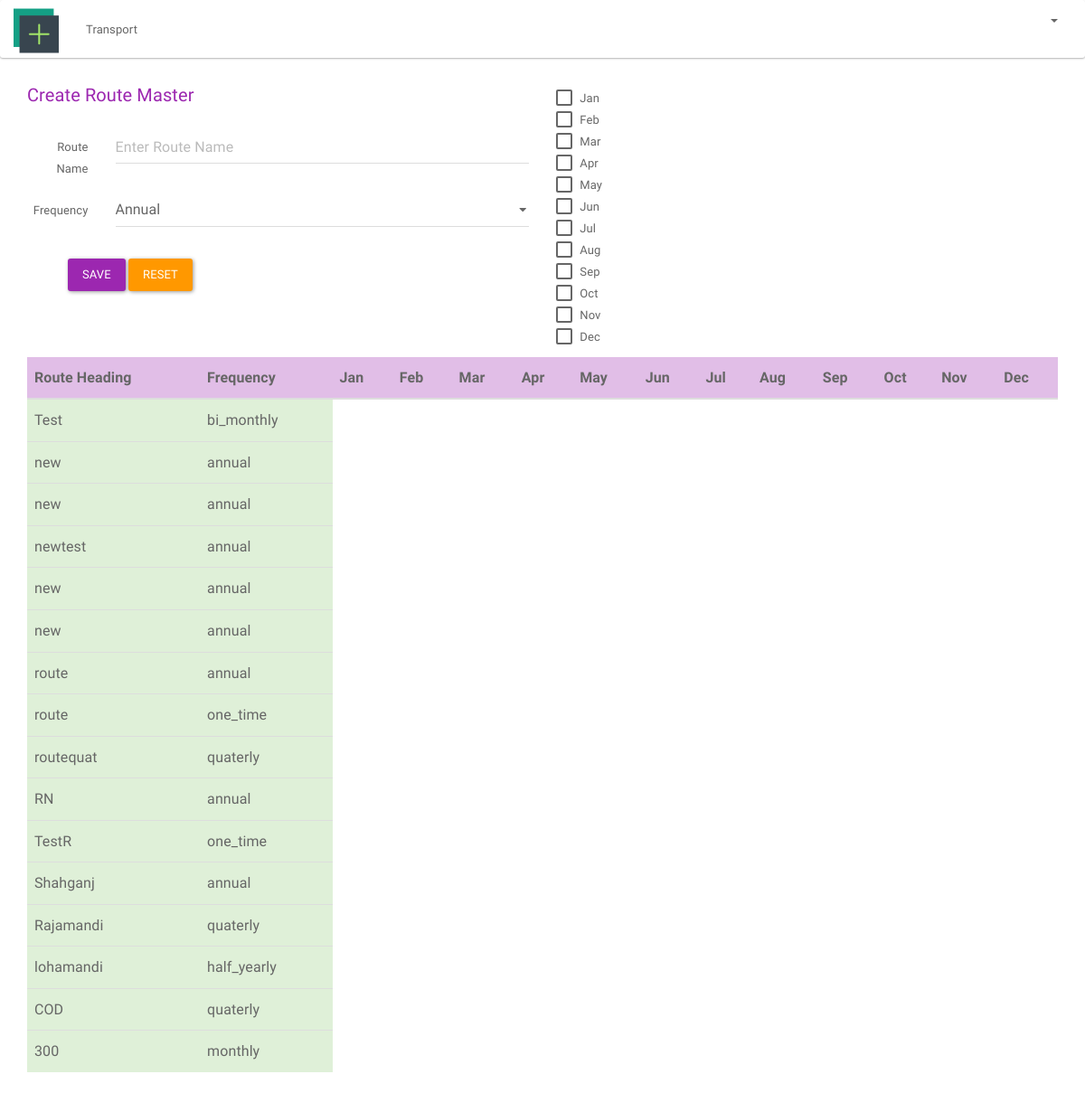
Screenshot of /index.php/transport/route with the database file from the repository.
### tables this page shows
CREATE TABLE `route` (
  `route_id` int(11) NOT NULL,
  `route_name` text NOT NULL,
  `freq` varchar(20) NOT NULL
);

### application/controllers/transport.php (called while the page is built, shortened)
<?php
class Transport extends MY_Controller{
    public function __construct()
    {
        $this->load->view('private/transport/header');
        $this->load->view('private/transport/footer');
    }
    public function route()
    {
        $this->form_validation->set_error_delimiters('<div class="text-danger">', '</div>');
        if ($this->form_validation->run('route')) {
            $post = $this->input->post();
            unset($post['submit']);
            $this->load->model('add_model', 'am');
            $table_name='route';
            if ($this->am->insert_data($table_name,$post)) {
                $this->load->model('get_model', 'gm');
                $rhl = $this->gm->route_list();
                $this->load->view('private/transport/route',['rhl'=>$rhl]);
            } else {
                echo 'Database query error';
                $this->load->model('get_model', 'gm');
                $rhl = $this->gm->route_list();
                $this->load->view('private/transport/route',['rhl'=>$rhl]);
            }
        } else {
            $this->load->model('get_model', 'gm');
            $rhl = $this->gm->route_list();
            $this->load->view('private/transport/route',['rhl'=>$rhl]);
        }
    }
}

### index.php (called while the page is built, shortened)
<?php
require_once BASEPATH.'core/CodeIgniter.php';

### application/models/get_model.php (called while the page is built, shortened)
<?php
class Get_model extends MY_Model
{
    public function route_list(){
        $query = $this->db->get('route');
        $res = $query->result();
        return $res;
    }
}

### application/views/private/transport/route.php (the view, shortened to what this page needs)
<div class="container">
    <div class="row">
        <div class="col-lg-6">
            <p style="font-size: 20px" class="text-info">Create Route Master</p>
            <?php echo form_open('transport/route', ['class' => 'form-horizontal']); ?>
            <div class="form-group">
                <label for="inputText" class="col-lg-2 control-label">Route Name</label>
                <div class="col-lg-10">
                    <?php echo form_input(['name' => 'route_name', 'class' => 'form-control',
                        'placeholder' => 'Enter Route Name',
                        'value' => set_value('route_name')]);
                    ?>
                </div>
            </div>
            <div class="form-group">
                <label for="inputText" class="col-lg-2 control-label">Frequency</label>
                <div class="col-lg-10">
                    <select class="form-control" name="freq">
                        <option value="annual">Annual</option>
                    </select>
                </div>
            </div>
            <?php echo form_submit(['name' => 'submit', 'value' => 'Save', 'class' => 'btn btn-info',
                'style' => 'margin-left:45px; margin-top:20px;']),
            form_reset(['name' => 'reset', 'value' => 'reset', 'class' => 'btn btn-warning',
                'style' => 'margin-top:20px;']); ?>
        </div>
        <div class="col-lg-6">
            <div class="checkbox">
                <label>
                    <input  type="checkbox" value="jan" class="monthly quaterly"> Jan
                </label><br>
                <label>
                    <input type="checkbox" value="feb" class="monthly bi_monthly"> Feb
                </label><br>
                <label>
                    <input type="checkbox" value="mar" class="monthly"> Mar
                </label><br>
                <label>
                    <input type="checkbox" value="apr" class="monthly quaterly four_monthly half_yearly annual bi_monthly one_time"> Apr
                </label><br>
                <label>
                    <input type="checkbox" value="may" class="monthly"> May
                </label><br>
                <label>
                    <input type="checkbox" value="jun" class="monthly bi_monthly"> Jun
                </label><br>
                <label>
                    <input type="checkbox" value="jul" class="monthly quaterly"> Jul
                </label><br>
                <label>
                    <input type="checkbox" value="aug" class="monthly four_monthly bi_monthly"> Aug
                </label><br>
                <label>
                    <input type="checkbox" value="sep" class="monthly"> Sep
                </label><br>
                <label>
                    <input type="checkbox" value="oct" class="monthly quaterly half_yearly bi_monthly"> Oct
                </label><br>
                <label>
                    <input type="checkbox" value="nov" class="monthly"> Nov
                </label><br>
                <label>
                    <input type="checkbox" value="dec" class="monthly four_monthly bi_monthly"> Dec
                </label>
            </div>
        </div>
    </div>
    <div class="row">
        <div class="col-lg-12">
            <table class="table table-hover ">
                <thead>
                <tr class="info">
                    <th>Route Heading</th>
                    <th>Frequency</th>
                    <th>Jan</th>
                    <th>Feb</th>
                    <th>Mar</th>
                    <th>Apr</th>
                    <th>May</th>
                    <th>Jun</th>
                    <th>Jul</th>
                    <th>Aug</th>
                    <th>Sep</th>
                    <th>Oct</th>
                    <th>Nov</th>
                    <th>Dec</th>
                </tr>
                </thead>
                <tbody>
                <?php if (count($rhl)): ?>
                    <?php foreach ($rhl as $route_head_det): ?>
                        <tr class="success">
                            <td><?php echo $route_head_det->route_name?></td>
                            <td><?php echo $route_head_det->freq?></td>
                        </tr>
                    <?php endforeach; ?>
                <?php else: ?>
                    <tr>
                        <td>No Records Found</td>
                    </tr>
                <?php endif; ?>
                </tbody>
            </table>
        </div>
    </div>
</div>

### rows the page displays
route: route_name "Test", freq "bi_monthly"
route: route_name "new", freq "annual"
route: route_name "new", freq "annual"
route: route_name "newtest", freq "annual"
route: route_name "new", freq "annual"
route: route_name "new", freq "annual"
route: route_name "route", freq "annual"
route: route_name "route", freq "one_time"
route: route_name "routequat", freq "quaterly"
route: route_name "RN", freq "annual"
route: route_name "TestR", freq "one_time"
route: route_name "Shahganj", freq "annual"
route: route_name "Rajamandi", freq "quaterly"
route: route_name "lohamandi", freq "half_yearly"
route: route_name "COD", freq "quaterly"
route: route_name "300", freq "monthly"
